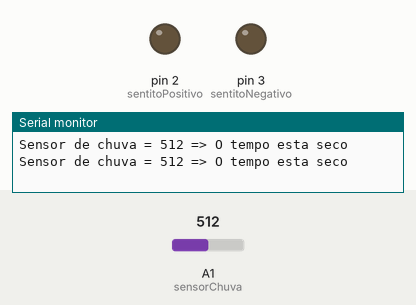
Simulated run of this sketch. Board: Arduino Uno, built with avr-gcc and run on an emulated ATmega328P. Shown: output pins drawn as LEDs (lit = HIGH), the last lines printed to the serial monitor. The test bench sets the inputs (shaded band); at power-on: A1 (sensorChuva) = 512.

Above: at 1.8 s.
1.9 s: A1 (sensorChuva) set to 490
At 2.4 s:
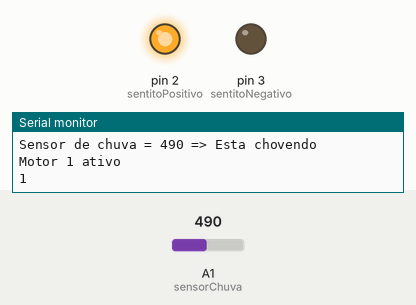
Timing chart, 0 to 8.5 s (numbered marks = the images above; inputs shaded):
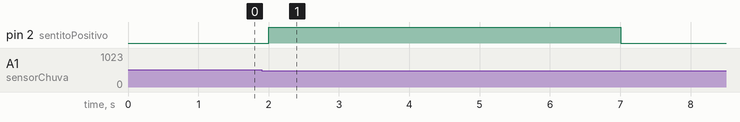

Measured:
- the behaviour switches between 500 and 499 on A1 (sensorChuva) (found by bisection; images 0 and 1)
- after the input at 1.9 s, pin 2 (sentitoPositivo): LOW → HIGH after 0.10 s, → LOW 5.0 s later

The sketch:

index.ino
```cpp
#define sensorChuva A1
#define sentitoPositivo 2
#define sentitoNegativo 3

int valorLimiteChuva = 500;
bool chuva = false;

bool fatorMotor = 0;

int time = 0;

void setup(){

  pinMode(sensorChuva, INPUT);
  pinMode(sentitoPositivo, OUTPUT);
  pinMode(sentitoNegativo, OUTPUT);

  Serial.begin(9600);

}

void loop(){

  SensorDeChuva();
  HighMotor();

  delay(1000);
}

void SensorDeChuva(){

  int valorSensorChuva = analogRead(sensorChuva);

  Serial.print("Sensor de chuva = ");
  Serial.print(valorSensorChuva);

  if (valorSensorChuva < valorLimiteChuva){

    Serial.println(" => Esta chovendo");
    chuva = true;

  }else{

    Serial.println(" => O tempo esta seco");
   	chuva = false;

  }

}

void HighMotor(){

  if(fatorMotor == 0){
  	if(chuva == true){
      	Serial.println("Motor 1 ativo");
    	do{

 			Serial.println(time + 1);

    		digitalWrite(sentitoNegativo, LOW);
    		digitalWrite(sentitoPositivo, HIGH);
          	time++;
          	delay(1000);
    	}while(time < 5);

      	time = 0;
      	digitalWrite(sentitoPositivo, LOW);
      	fatorMotor = 1;
  	}
  }

  if(fatorMotor == 1){
  	if(chuva == false){
      	Serial.println("Motor 2 ativo");
    	do{

  			Serial.println(time + 1);

    		digitalWrite(sentitoPositivo, LOW);
    		digitalWrite(sentitoNegativo, HIGH);
          	time++;
          	delay(1000);
    	}while(time < 5);

      	time = 0;
      	digitalWrite(sentitoNegativo, LOW);
      	fatorMotor = 0;
  	}
 }

}
```
